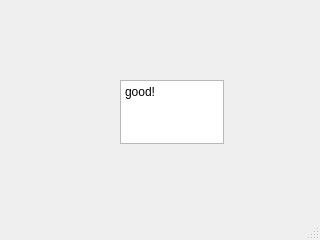
<?xml version="1.0" encoding="UTF-8"?>
<ui version="4.0">
 <class>MainWindow</class>
 <widget class="QMainWindow" name="MainWindow">
  <property name="geometry">
   <rect>
    <x>0</x>
    <y>0</y>
    <width>320</width>
    <height>240</height>
   </rect>
  </property>
  <property name="windowTitle">
   <string>MainWindow</string>
  </property>
  <widget class="QWidget" name="centralwidget">
   <widget class="QTextEdit" name="textEdit">
    <property name="geometry">
     <rect>
      <x>120</x>
      <y>80</y>
      <width>104</width>
      <height>64</height>
     </rect>
    </property>
    <property name="html">
     <string>&lt;!DOCTYPE HTML PUBLIC &quot;-//W3C//DTD HTML 4.0//EN&quot; &quot;http://www.w3.org/TR/REC-html40/strict.dtd&quot;&gt;
&lt;html&gt;&lt;head&gt;&lt;meta name=&quot;qrichtext&quot; content=&quot;1&quot; /&gt;&lt;style type=&quot;text/css&quot;&gt;
p, li { white-space: pre-wrap; }
&lt;/style&gt;&lt;/head&gt;&lt;body style=&quot; font-family:'Gulim'; font-size:9pt; font-weight:400; font-style:normal;&quot;&gt;
&lt;p style=&quot; margin-top:0px; margin-bottom:0px; margin-left:0px; margin-right:0px; -qt-block-indent:0; text-indent:0px;&quot;&gt;good!&lt;/p&gt;
&lt;p style=&quot;-qt-paragraph-type:empty; margin-top:0px; margin-bottom:0px; margin-left:0px; margin-right:0px; -qt-block-indent:0; text-indent:0px;&quot;&gt;&lt;br /&gt;&lt;/p&gt;&lt;/body&gt;&lt;/html&gt;</string>
    </property>
   </widget>
  </widget>
  <widget class="QMenuBar" name="menubar">
   <property name="geometry">
    <rect>
     <x>0</x>
     <y>0</y>
     <width>320</width>
     <height>22</height>
    </rect>
   </property>
  </widget>
  <widget class="QStatusBar" name="statusbar"/>
 </widget>
 <resources/>
 <connections/>
</ui>
